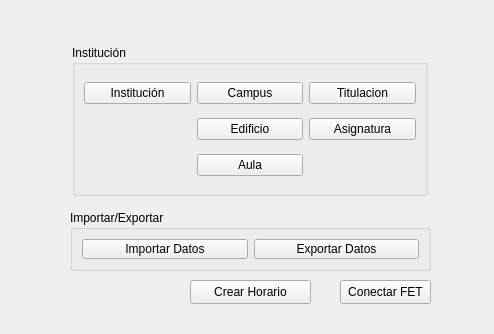
<?xml version="1.0" encoding="UTF-8"?>
<ui version="4.0">
 <class>MainWindow</class>
 <widget class="QMainWindow" name="MainWindow">
  <property name="geometry">
   <rect>
    <x>0</x>
    <y>0</y>
    <width>494</width>
    <height>334</height>
   </rect>
  </property>
  <property name="windowTitle">
   <string>MainWindow</string>
  </property>
  <widget class="QWidget" name="centralwidget">
   <widget class="QGroupBox" name="importExport">
    <property name="geometry">
     <rect>
      <x>70</x>
      <y>210</y>
      <width>361</width>
      <height>61</height>
     </rect>
    </property>
    <property name="title">
     <string>Importar/Exportar</string>
    </property>
    <layout class="QGridLayout" name="gridLayout_5">
     <item row="0" column="0">
      <widget class="QPushButton" name="importar">
       <property name="text">
        <string>Importar Datos</string>
       </property>
      </widget>
     </item>
     <item row="0" column="1">
      <widget class="QPushButton" name="exportar">
       <property name="text">
        <string>Exportar Datos</string>
       </property>
      </widget>
     </item>
    </layout>
   </widget>
   <widget class="QGroupBox" name="addModify">
    <property name="geometry">
     <rect>
      <x>72</x>
      <y>45</y>
      <width>356</width>
      <height>151</height>
     </rect>
    </property>
    <property name="title">
     <string>Institución</string>
    </property>
    <layout class="QGridLayout" name="gridLayout_3">
     <item row="0" column="1">
      <widget class="QPushButton" name="campus">
       <property name="text">
        <string>Campus</string>
       </property>
      </widget>
     </item>
     <item row="0" column="0">
      <widget class="QPushButton" name="institucion">
       <property name="text">
        <string>Institución</string>
       </property>
      </widget>
     </item>
     <item row="1" column="1">
      <widget class="QPushButton" name="edificio">
       <property name="text">
        <string>Edificio</string>
       </property>
      </widget>
     </item>
     <item row="2" column="1">
      <widget class="QPushButton" name="aula">
       <property name="text">
        <string>Aula</string>
       </property>
      </widget>
     </item>
     <item row="0" column="2">
      <widget class="QPushButton" name="titulacion">
       <property name="text">
        <string>Titulacion</string>
       </property>
      </widget>
     </item>
     <item row="1" column="2">
      <widget class="QPushButton" name="asignatura">
       <property name="text">
        <string>Asignatura</string>
       </property>
      </widget>
     </item>
    </layout>
   </widget>
   <widget class="QPushButton" name="crearHorario">
    <property name="geometry">
     <rect>
      <x>190</x>
      <y>280</y>
      <width>121</width>
      <height>24</height>
     </rect>
    </property>
    <property name="text">
     <string>Crear Horario</string>
    </property>
   </widget>
   <widget class="QPushButton" name="fet">
    <property name="geometry">
     <rect>
      <x>340</x>
      <y>280</y>
      <width>91</width>
      <height>24</height>
     </rect>
    </property>
    <property name="text">
     <string>Conectar FET</string>
    </property>
   </widget>
  </widget>
 </widget>
 <resources/>
 <connections/>
</ui>
